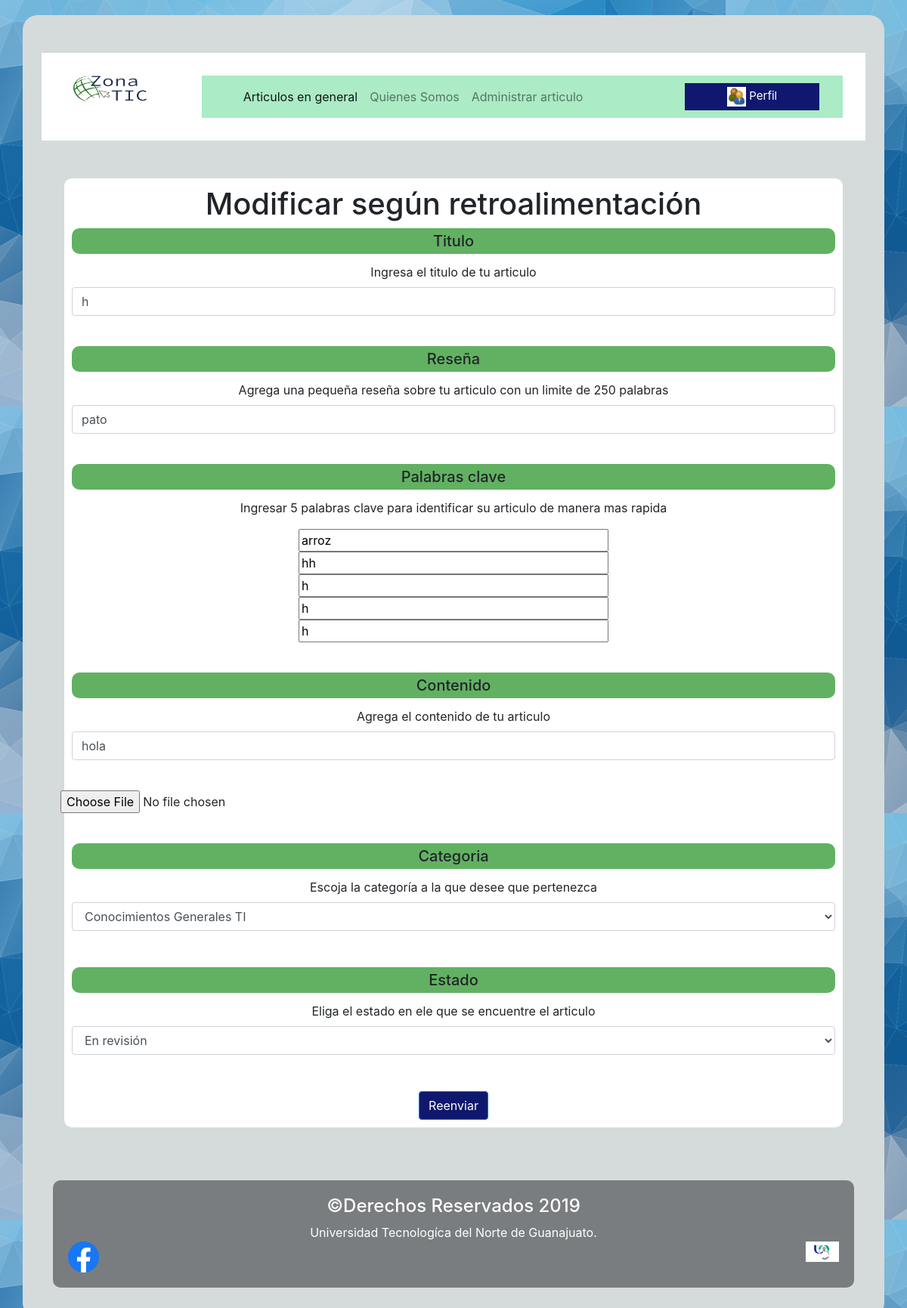
The page /usuarios/modificarticulo.php?titulo=h on the database its author committed.
### tables this page shows
CREATE TABLE `articulo` (
  `titulo` varchar(100) NOT NULL,
  `idCategoria` varchar(15) NOT NULL,
  `idEstado` varchar(50) NOT NULL,
  `imagen` varchar(300) NOT NULL,
  `resena` text NOT NULL,
  `contenidoArt` mediumtext NOT NULL,
  `palabraClaveu` tinytext NOT NULL,
  `palabraClaved` tinytext NOT NULL,
  `palabraClavet` tinytext NOT NULL,
  `palabraClavec` tinytext NOT NULL,
  `palabraClaveci` tinytext NOT NULL
);

### usuarios/modificarticulo.php (the view, shortened to what this page needs)
<!DOCTYPE html>
<html lang="es">
<head>
    <link rel="stylesheet" type="text/css" href="../css/bootstrap.min.css">
    <link rel="stylesheet" href="../css/style.css" />
</head>
<body background="../img/fondo7.png">
<section class="container">
<div class="row margen">
		<div class="col-md-2 header">
			<img src="../img/logon.png" class="img" />
		</div>
		<div class="col-md-10 header">
			<div class="container-fluid">
				<header>
					<nav class="navbar navbar-expand-lg navbar-light">
						<div class="collapse navbar-collapse" id="navbarSupportedContent">
							<ul class="navbar-nav mr-auto">
								<li class="nav-item active"><a class="nav-link"
									href="../">Articulos en general</a></li>
								<li class="nav-item"><a class="nav-link"
									href="nosotros.php">Quienes Somos</a></li>
								<li class="nav-item"><a class="nav-link"
									href="misarticulos.php">Administrar
										articulo</a></li>
							</ul>
							<div class="dropdown">
								<button onclick="myFunction()" class="dropbtn">
									<img src="../img/16.jpg" width="15%" /> Perfil
								</button>
							</div>
						</div>
					</nav>
				</header>
			</div>
	</div>
</div>
		<div class="row margenadministrararticulo">
		<div class="col-md-12 articulo">
			<div class="row margenadministrararticulo">
				<div class="col-md-12 subar1">
					<?php
					$titulo=$_REQUEST['titulo'];
                    $server = "databaseic.mysql.database.azure.com";
                    $usuario ="tacodorado@databaseic";
                    $contraseña = "taco.123";
                    $bd = "zona_tic";
                    $conexion = mysqli_connect($server, $usuario, $contraseña, $bd) or die ("Error en la conexion");
                    $query="SELECT * from articulo WHERE titulo='$titulo'";
                    $resultados= $conexion->query($query);
                    $row=$resultados->fetch_assoc();
					?>
					<form action="modificar.php?<?php echo $row['titulo']; ?>" method="POST"  >
						<div class="form-group">
                        <h1>Modificar según retroalimentación</h1>
						<h5 class="card-title" align="center">Titulo</h5>
						<label for="subir-titulo">Ingresa el titulo de tu articulo</label>
							<input type="text" class="form-control" name="titulo" value=<?php echo $row['titulo']; ?> id="subir-titulo" placeholder=""required >
						</div><br>
						<div class="form-group">
						<h5 class="card-title" align="center">Reseña</h5>
						<label for="exampleFormControlTextarea1">Agrega una pequeña reseña sobre tu articulo con un limite de 250 palabras</label>
							<input type="text" class="form-control" name="resena" id="subir-resena" rows="6" value=<?php echo $row['resena']; ?> required>
						</div><br>
						<div class="form-group">
                                <h5 class="card-title" align="center">Palabras clave</h5>
                                <p class="card-text"> Ingresar 5 palabras clave para identificar su articulo de manera mas rapida</p>
                                <input id="subir-palabrauno"  type="text" size="35" maxlength="30"  name="palabraClaveu" value=<?php echo $row['palabraClaveu']; ?> required ><br>
                                <input id="subir-palabrados" type="text" size="35" maxlength="30"  name="palabraClaved" value=<?php echo $row['palabraClaved']; ?> required> <br>
                                <input id="subir-palabratres" type="text" size="35" maxlength="30"  name="palabraClavet" value=<?php echo $row['palabraClavet']; ?> required> <br>
                                <input id="subir-palabracuatro" type="text" size="35" maxlength="30"  name="palabraClavec" value=<?php echo $row['palabraClavec']; ?> required><br>
                                <input id="subir-palabracinco" type="text" size="35" maxlength="30"  name="palabraClaveci" value=<?php echo $row['palabraClaveci']; ?> required><br>
                            </div><br>
						<div class="form-group">
						<h5 class="card-title" align="center">Contenido</h5>
							<label for="subir-contenido">Agrega el contenido de tu articulo</label>
							<input type="text" class="form-control" name="contenidoArt" id="subir-contenido" rows="15" value=<?php echo $row['contenidoArt']; ?> required>
						</div><br>
						<div class="row">
                                                <div class="form-group">
                                                    <input type="file" name="imagen" value=<?php echo $row['imagen']; ?> required>
                                                </div>
                        </div><br>
						<h5 class="card-title" align="center">Categoria</h5>
						<label for="subir-categoria">Escoja la categoría a la que desee que pertenezca</label>
								<select class="form-control" name="idCategoria" id="subir-categoria" value=<?php echo $row['idCategoria']; ?>>
									<option value="01"> Conocimientos Generales TI</option>
								</select><br><br>
						<h5 class="card-title" align="center">Estado</h5>
						<label for="subir-categoria">Eliga el estado en ele que se encuentre el articulo</label>
								<select class="form-control" name="idEstado" id="subir-estado" value=<?php echo $row['idEstado']; ?>>
									<option value="1"> En revisión</option>
								</select><br><br>
                                <input type="submit" value="Reenviar" name="btnActualizar" class="btn btn-primary">
					</form>
			</div>
		</div>
	</div>
	<div class="row margenadministrararticulo">
		<div class="col-md cabeza2">
		</div>
	</div>
			<div class="col-md-12 pie">
				<footer>
					<h4>©Derechos Reservados 2019</h4>
					Universidad Tecnologíca del Norte de Guanajuato.
				</footer>
				<div class="linkUTN">
					<a title="UTNG" href="https://www.utng.edu.mx/">
					<img class="linkUTNG" width="15%" src="../img/linkUTNG.png" alt="UTNG" />
					</a>
				</div>
				<div class="linkfacebook">
					<a title="UTNG" href="https://es-la.facebook.com/UTNGDOLORESHIDALGO-222209577812067/">
					<img class="linkUTNG" width="8%" src="../img/logofacebook.png" alt="UTNG" />
					</a>
				</div>
			</div>
</section>
</body>
</html>

### css/style.css (style rules this page uses)
.container { background: #D5DBDB; margin-top: 50px; margin-block-end: 50px; margin: 20px auto; padding: 40px; border-radius: 20px; }
.img { display: block; margin: 0 auto; max-width: 100%; width:80% ; }
.linkUTN { float: right; text-align: right; align-content: left; margin-left: 20%; }
.linkfacebook { float: left; text-align: left; align-content: left; margin-left:; }
.header { background-color: white; padding: 30px; }
.margen { margin-top: 10px; }
.margenadministrararticulo { margin-top: 10px; margin-left: auto; margin-right: auto; justify-content: center; text-align: center; }
.articulo { background-color:#D5DBDB; margin-top: 30px; margin-left: auto; margin-right: auto; align-content: center; }
.subar1 { border-radius: 10px; background-color: white; padding: 10px; ; margin-top: 15; }
.pie { background-color: #797D7F; border-radius: 10px; text-align: center; color: white; margin-top: 40px; padding: 20px; float: center; }
.cabeza2 { text-shadow: 2px 2px 5px rgb(9, 77, 20); padding: 10px; text-align: center; color: white; cursor: pointer; }
.card-title { text-align: center; border-radius:10px; background: rgb(98, 177, 98); padding: 5px; margin-left: auto; margin-right: auto; }
.container-fluid { background: #ABEBC6; display: inline-block; text-align: center; }
.navbar-nav { text-align: center; display: inline-flex; width: 100%; }
.btn { align-content: center; background: rgb(15, 24, 110) }
.dropbtn { background-color:rgb(15, 24, 110); color: white; padding: 5px; font-size: 15px; border: none; cursor: pointer; }
.dropdown { position: relative; display: inline-block; width: 30%; margin-left: auto; margin-right: auto; }

### rows shown on the page
articulo: titulo "h", resena "pato", palabraClaveu "arroz", palabraClaved "hh", palabraClavet "h", palabraClavec "h", palabraClaveci "h", contenidoArt "hola", idCategoria "Conocimientos Generales TI", idEstado "En revisión"
